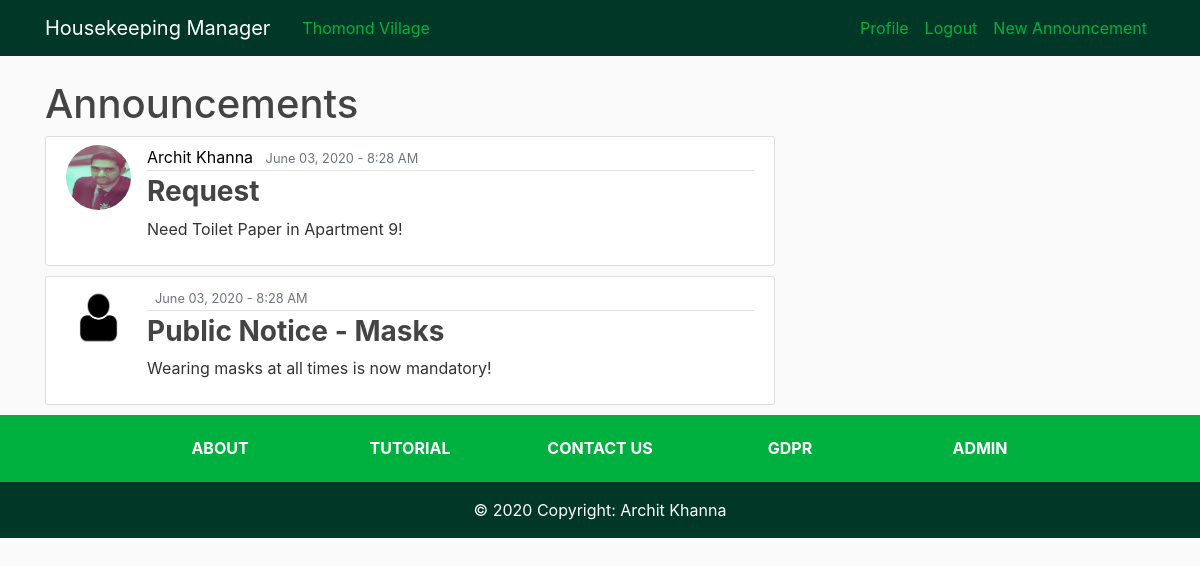
The app's page /home/ (signed in), older data.
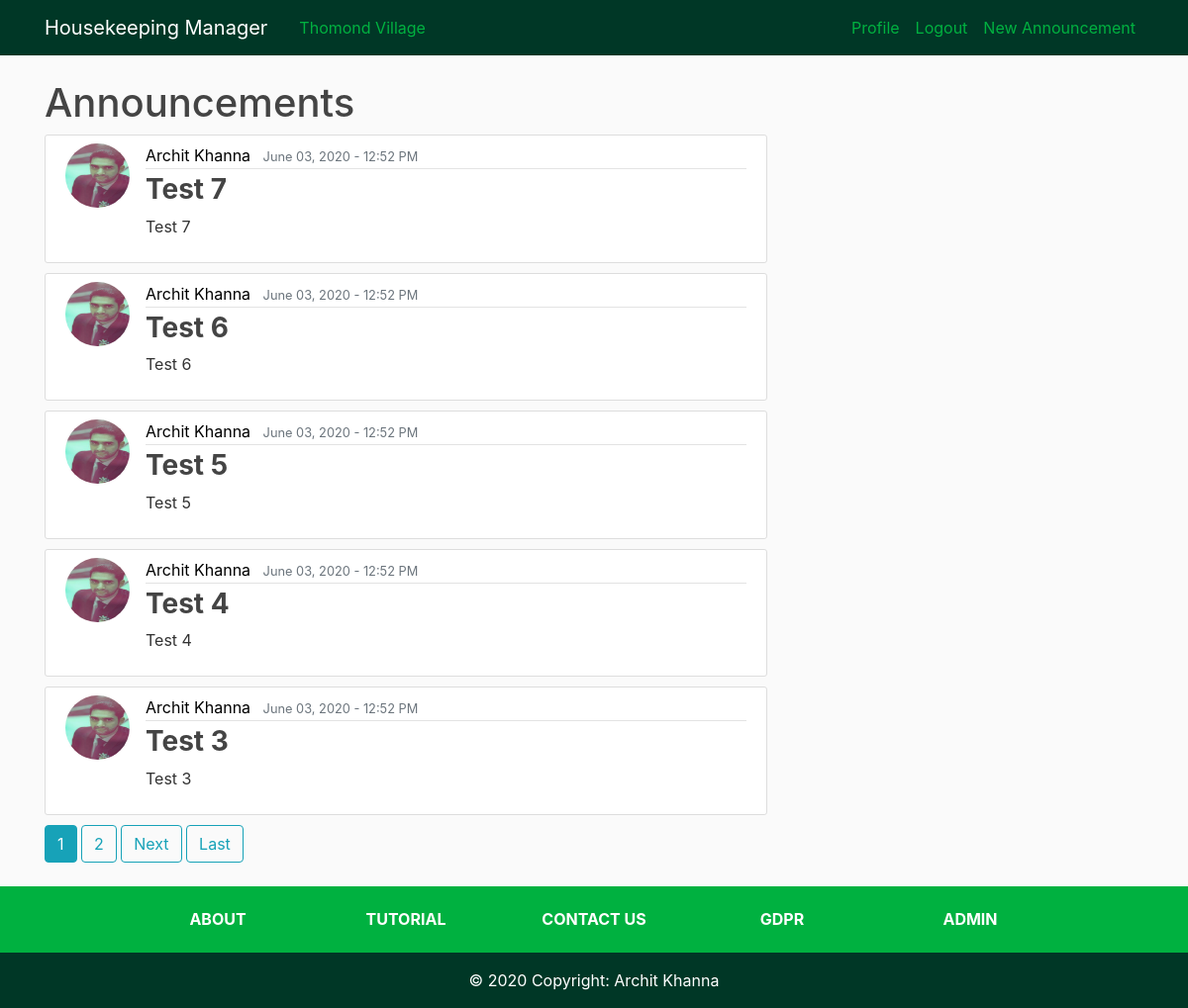
The same page, newer data.
### HKmanager/models.py (models this page shows, shortened)
class Announcement(models.Model):
    title = models.CharField(max_length=100)
    content = models.TextField()
    date_posted = models.DateTimeField(auto_now=True)
    author = models.ForeignKey(User, on_delete=models.DO_NOTHING)

### users/models.py (models this page shows, shortened)
class Profile(models.Model):
    user = models.OneToOneField(User, on_delete=models.CASCADE)
    mobile = PhoneNumberField(blank=False, null=False)
    image = models.ImageField(default='default.jpg', upload_to='profile_pics')
    def __str__(self):
        return f'{self.user.username} Profile'

### HKmanager/views.py (the view)
# urls.py: path('home/', AnnouncementListView.as_view(), name='hk-Home'),
class AnnouncementListView(LoginRequiredMixin, ListView):
    model = Announcement
    template_name = 'HKmanager/home.html'
    context_object_name = 'posts'
    ordering = ['-date_posted']
    paginate_by = 5

### HKmanager/templates/HKmanager/home.html (shortened to what this page needs)
{% extends "HKmanager/base.html" %}
{% block content %}
  <h1>Announcements</h1>
  {% for post in posts %}
  <article class="media content-section">
    <img class="rounded-circle article-img" src="{{ post.author.profile.image.url }}">
    <div class="media-body">
      <div class="article-metadata">
        <a class="mr-2" href="{{ post.author.profile }}">{{ post.author.first_name }} {{ post.author.last_name }}</a>
        <small class="text-muted">{{ post.date_posted|date:"F d, Y - G:i A" }}</small>
      </div>
      <h3><a class="article-title" href="{% url 'hk-announcement' post.id %}">{{ post.title }}</a></h3>
      <p class="article-content">{{ post.content }}</p>
    </div>
  </article>
  {% endfor %}
  {% if is_paginated %}
    {% for num in page_obj.paginator.page_range %}
      {% if page_obj.number == num %}
        <a class="btn btn-info mb-4" href="?page={{ num }}">{{ num }}</a>
      {% elif num > page_obj.number|add:'-3' and num < page_obj.number|add:'3' %}
        <a class="btn btn-outline-info mb-4" href="?page={{ num }}">{{ num }}</a>
      {% endif %}
    {% endfor %}
    {% if page_obj.has_next %}
      <a class="btn btn-outline-info mb-4" href="?page={{ page_obj.next_page_number }}">Next</a>
      <a class="btn btn-outline-info mb-4" href="?page={{ page_obj.pagnator.num_pages }}">Last</a>
    {% endif %}
  {% endif %}
{% endblock content %}

### HKmanager/templates/HKmanager/base.html (shortened to what this page needs)
{% load static %}
<!DOCTYPE html>
<html lang="en" dir="ltr">
  <head>
    <link rel="stylesheet" href="https://maxcdn.bootstrapcdn.com/bootstrap/4.0.0/css/bootstrap.min.css">
    <link rel="stylesheet" type="text/css" href="{% static 'HKmanager/main.css'%}">
  </head>
  <body>
    <header class="site-header">
      <nav class="navbar navbar-expand-md navbar-dark bg-steel fixed-top">
        <div class="container">
          <a class="navbar-brand mr-4" href="{% url 'hk-Home' %}">Housekeeping Manager</a>
          <div class="collapse navbar-collapse" id="navbarToggle">
            <div class="navbar-nav mr-auto">
              <a class="nav-item nav-link" href="{% url 'hk-ThomondVillage' %}">Thomond Village</a>
            </div>
            <div class="navbar-nav">
              {% if user.is_authenticated %}
                <a class="nav-item nav-link" href="{% url 'hk-user-profile' %}">Profile</a>
                <a class="nav-item nav-link" href="{% url 'hk-user-logout' %}">Logout</a>
                <a class="nav-item nav-link" href="{% url 'hk-announcement-create' %}">New Announcement</a>
              {% else %}
                <a class="nav-item nav-link" href="{% url 'hk-user-login' %}">Login</a>
                <a class="nav-item nav-link" href="{% url 'hk-user-register' %}">Register</a>
              {% endif %}
            </div>
          </div>
        </div>
      </nav>
    </header>
    <main role="main" class="container">
    <div class="row">
      <div class="col-md-8">
        {% block content %}{% endblock %}
      </div>
    </div>
  </main>
  <footer class="page-footer font-small light-green fixed-bottom position-relative">
    <div class="container">
      <div class="row text-center d-flex justify-content-center pt-4 mb-1s">
        <div class="col-md-2 mb-3">
          <h6 class="text-uppercase font-weight-bold">
            <a class="white-text footer-link" href="{% url 'hk-About' %}">About</a>
          </h6>
        </div>
        <div class="col-md-2 mb-3">
          <h6 class="text-uppercase font-weight-bold">
            <a class="white-text footer-link" href="{% url 'hk-Tutorial' %}">Tutorial</a>
          </h6>
        </div>
        <div class="col-md-2 mb-3">
          <h6 class="text-uppercase font-weight-bold">
            <a class="white-text footer-link" href="mailto:housekeeper.cls@gmail.com">Contact Us</a>
          </h6>
        </div>
        <div class="col-md-2 mb-3">
          <h6 class="text-uppercase font-weight-bold">
            <a class="white-text footer-link" href="{% url 'hk-GDPR' %}">GDPR</a>
          </h6>
        </div>
        {% if user.is_superuser %}
        <div class="col-md-2 mb-3">
          <h6 class="text-uppercase font-weight-bold">
            <a class="white-text footer-link" href="/admin/">Admin</a>
          </h6>
        </div>
        {% endif %}
      </div>
    </div>
    <div class="footer-copyright text-center py-3 dark-green white-text">© 2020 Copyright:
      <a href="#" class="white-text my-link">Archit Khanna</a>
    </div>
  </footer>
  </body>
</html>

### HKmanager/static/HKmanager/main.css (style rules this page uses)
body { background: #fafafa; color: #333333; margin-top: 5rem; height: 100%; }
h1, h2, h3, h4, h5, h6 { color: #444444; }
a { color: black; }
div { vertical-align: middle; }
.light-green { background-color: #00b140; }
.dark-green { background-color: #003726; }
.white-text { color: #fff; }
.bg-steel { background-color: #003726; }
.site-header .navbar-nav .nav-link { color: #00b140; }
.content-section { background: #ffffff; padding: 8px 20px; vertical-align: middle; line-height: inherit; border: 1px solid #dddddd; border-radius: 3px; margin-bottom: 10px; }
.article-title { color: #444444; font-weight: bold; }
.article-content { white-space: pre-line; }
.article-img { height: 65px; width: 65px; margin-right: 16px; }
.article-metadata { padding-bottom: 1px; margin-bottom: 4px; border-bottom: 1px solid #e3e3e3 }

Row changes from the older to the newer data that the page shows:
no longer on this page (row unchanged): Announcement: author.profile.image (picture), author.first_name "Archit", author.last_name "Khanna", date_posted "June 03, 2020 - 8:28 AM", title "Request", content "Need Toilet Paper in Apartment 9!"
no longer on this page (row unchanged): Announcement: author.profile.image (placeholder picture), date_posted "June 03, 2020 - 8:28 AM", title "Public Notice - Masks", content "Wearing masks at all times is now mandatory!"
added Announcement: author.profile.image (picture), author.first_name "Archit", author.last_name "Khanna", date_posted "June 03, 2020 - 12:52 PM", title "Test 7", content "Test 7"
added Announcement: author.profile.image (picture), author.first_name "Archit", author.last_name "Khanna", date_posted "June 03, 2020 - 12:52 PM", title "Test 6", content "Test 6"
added Announcement: author.profile.image (picture), author.first_name "Archit", author.last_name "Khanna", date_posted "June 03, 2020 - 12:52 PM", title "Test 5", content "Test 5"
added Announcement: author.profile.image (picture), author.first_name "Archit", author.last_name "Khanna", date_posted "June 03, 2020 - 12:52 PM", title "Test 4", content "Test 4"
added Announcement: author.profile.image (picture), author.first_name "Archit", author.last_name "Khanna", date_posted "June 03, 2020 - 12:52 PM", title "Test 3", content "Test 3"
Text that changed along with them:
new list line: "1"
new list line: "2"
text now shown: "Next Last"
